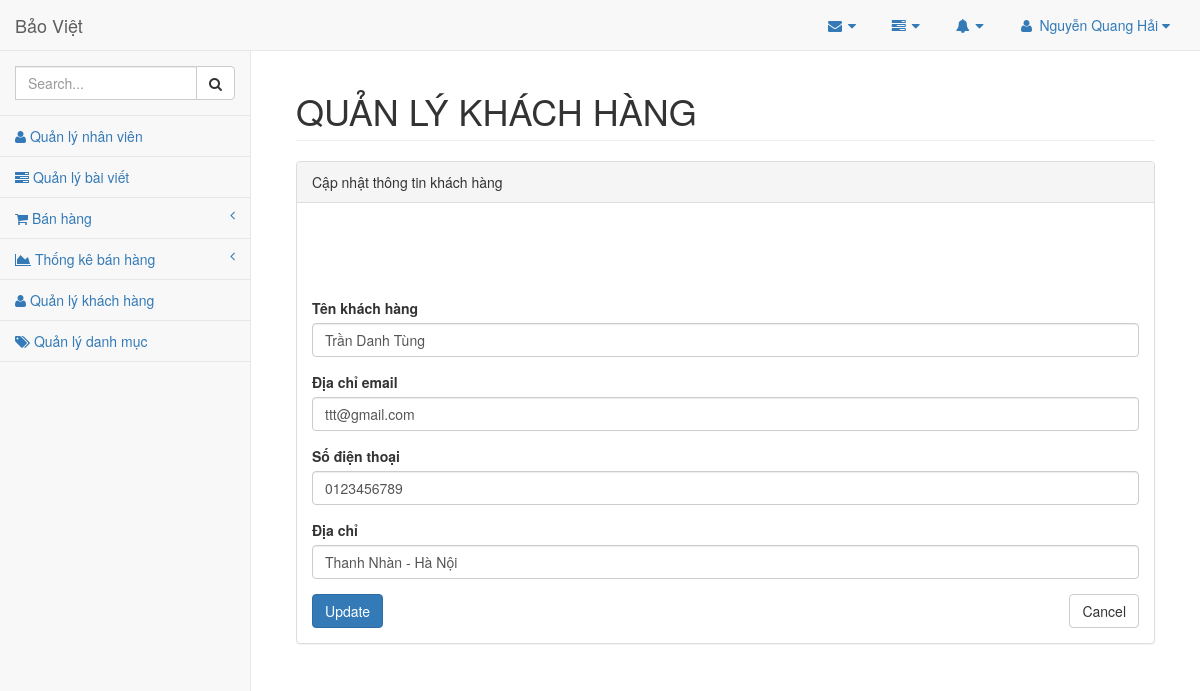
The page /admin/index.php?mod=customers&act=edit&id=1 (signed in) on the database its author committed.
### tables this page shows
CREATE TABLE `customers`  (
  `id` int(11) NOT NULL AUTO_INCREMENT,
  `name` varchar(255) NOT NULL,
  `email` varchar(255) NOT NULL,
  `mobile` varchar(20) NOT NULL,
  `address` varchar(255) NOT NULL,
  PRIMARY KEY (`id`) USING BTREE,
  UNIQUE INDEX `email`(`email`) USING BTREE
);

### admin/controllers/CustomerController.php (called while the page is built, shortened)
<?php
	class CustomerController
	{
		public $Customer_model;
		function __construct()
		{
			$this->Customer_model=new Customer();
		}
		public function edit()
		{
			if (isset($_GET['id'])) {
				$id=$_GET['id'];
			}
			$customer=$this->Customer_model->detail($id);
			include_once 'views/customer/edit.php';
		}
	}
 ?>

### admin/models/Connection.php (called while the page is built, shortened)
<?php
	class Connection
	{
		function __construct()
		{
			$servername="localhost";
			$username="root";
			$password="";
			$dbname="baoviet";
			$this->conn = new mysqli($servername,$username,$password,$dbname);
		}
	}
 ?>

### admin/models/Model.php (called while the page is built, shortened)
<?php
	class Model
	{
		public $conn;
		public $tableName;
		public $primaryKey;
		function __construct()
		{
			$connect=new Connection();
			$this->conn=$connect->conn;
		}
		public function detail($id)
		{
			$query="select * from ".$this->tableName." where ".$this->primaryKey."=".$id;
			$result=$this->conn->query($query);
			return $result->fetch_assoc();
		}
	}
 ?>

### admin/views/customer/edit.php (the view, shortened to what this page needs)
  <div class="panel-heading">
      Cập nhật thông tin khách hàng
  </div>
  <div class="panel-body">
<form action="?mod=customers&act=update" method="POST" role="form" style="margin-top: 80px;">
	<div class="form-group">
		<label for="">Tên khách hàng</label>
		<input name="name" type="text" class="form-control" id="" value="<?= $customer['name'] ?>">
	</div>
	<div class="form-group">
		<label for="">Địa chỉ email</label>
		<input name="email" type="text" class="form-control" id="" value="<?= $customer['email'] ?>">
	</div>
	<div class="form-group">
		<label for="">Số điện thoại</label>
		<input name="mobile" type="text" class="form-control" id="" value="<?= $customer['mobile'] ?>">
	</div>
	<div class="form-group">
		<label for="">Địa chỉ</label>
		<input name="address" type="text" class="form-control" id="" value="<?= $customer['address'] ?>">
	</div>
	<button name="submit" type="submit" class="btn btn-primary">Update</button>
	<a class="btn btn-default" style="float: right;" href="?mod=customers&act=list" title="Cancel">Cancel</a>
</form>
  </div>

### rows shown on the page
customers: name "Trần Danh Tùng", email "ttt@gmail.com", mobile "0123456789", address "Thanh Nhàn - Hà Nội"

### other values the page prints
$_SESSION['account']['name'] "Nguyễn Quang Hải"
